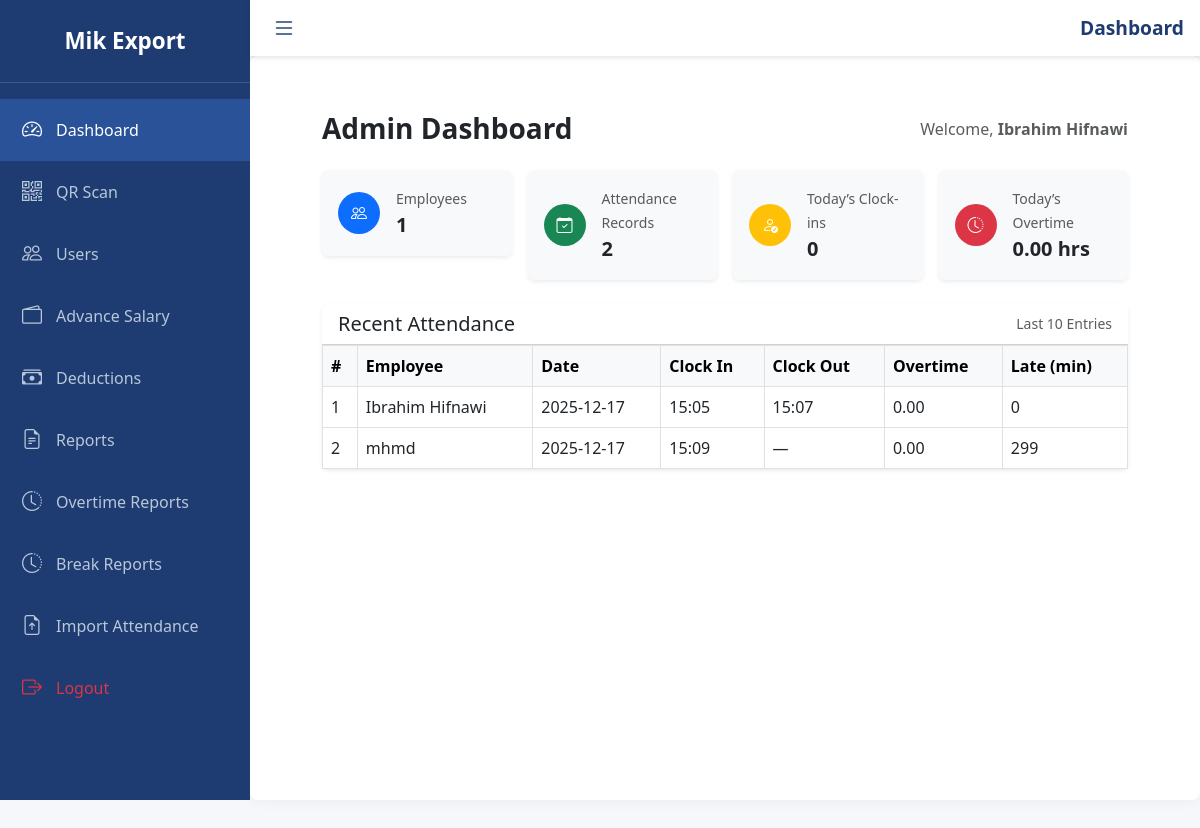
Page / (signed in) on the earlier database version.
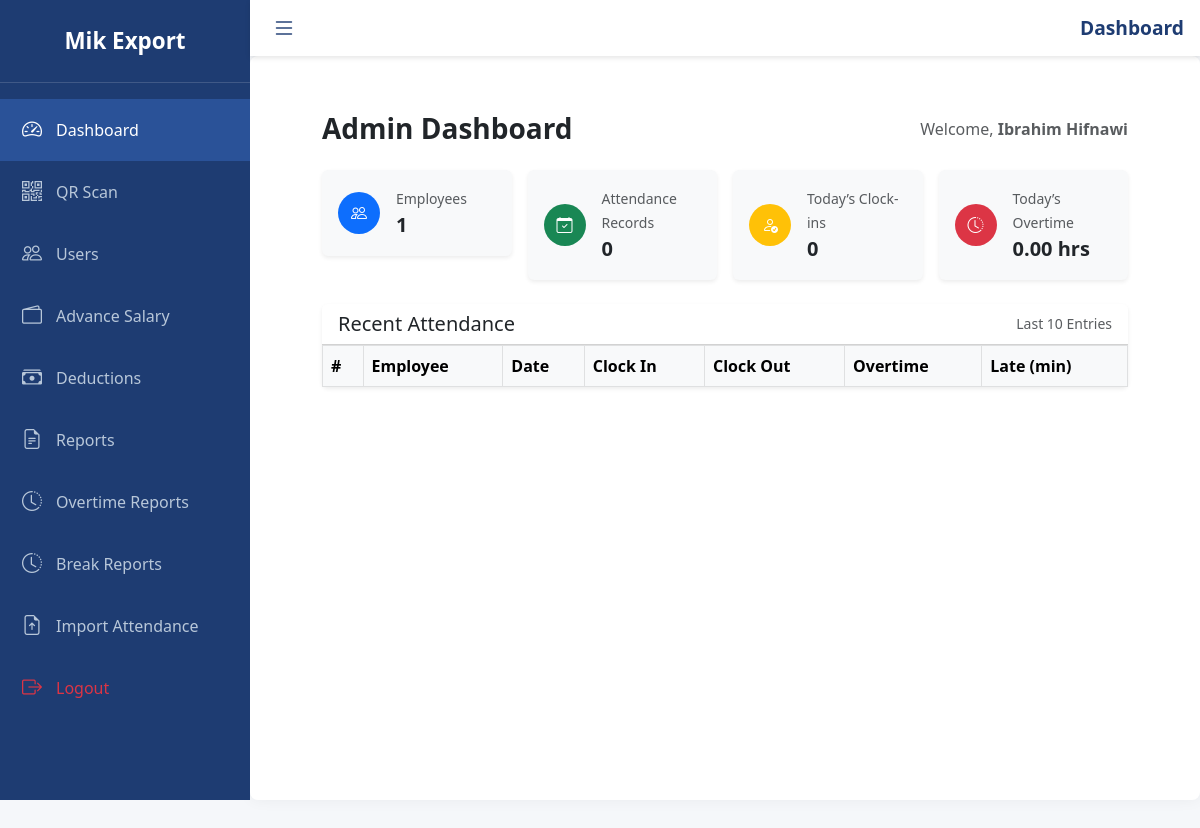
Same page on the later database version.
### attendance_app/models.py (models this page shows, shortened)
class User(UserMixin, db.Model):
    id = db.Column(db.Integer, primary_key=True)
    name = db.Column(db.String(150), nullable=False)
    username = db.Column(db.String(100), unique=True, nullable=False)
    password = db.Column(db.String(128))
    role = db.Column(db.String(20), default='employee')
    salary_per_month = db.Column(db.Float, default=0.0)
    device_id = db.Column(db.String(128), unique=True, nullable=True)
    serial_number = db.Column(db.String(255), unique=True, nullable=True)

class Attendance(db.Model):
    id = db.Column(db.Integer, primary_key=True)
    user_id = db.Column(db.Integer, db.ForeignKey('user.id'))
    date = db.Column(db.Date, nullable=False)
    clock_in = db.Column(db.Time, nullable=False)
    clock_out = db.Column(db.Time, nullable=True)
    overtime = db.Column(db.Float)
    late_minutes = db.Column(db.Integer)
    user = db.relationship('User', backref='attendances')

### attendance_app/routes.py (the view, shortened to what this page needs)
@app.route('/')
@login_required
def dashboard():
    today = date.today()
    if current_user.role == 'manager':
        total_employees = User.query.filter_by(role='employee').count()
        total_attendance = Attendance.query.count()
        today_clock_ins = Attendance.query.filter(
            cast(Attendance.date, Date) == today,
            Attendance.clock_in != None
        ).count()
        today_overtime = sum(
            (a.overtime or 0) for a in Attendance.query.filter(cast(Attendance.date, Date) == today).all()
        )
        recent_sessions = Attendance.query.order_by(Attendance.date.desc()).limit(10).all()
        return render_template(
            'admin_dashboard.html',
            total_employees=total_employees,
            total_attendance=total_attendance,
            today_clock_ins=today_clock_ins,
            today_overtime=today_overtime,
            recent_sessions=recent_sessions
        )

### attendance_app/models.py (called while the page is built)
@login_manager.user_loader
def load_user(user_id):
    return User.query.get(int(user_id))

### attendance_app/templates/admin_dashboard.html (shortened to what this page needs)
{% extends 'base.html' %}
{% block content %}
<div class="container-fluid px-4 py-4">
  <div class="d-flex justify-content-between align-items-center mb-4">
    <h3 class="fw-bold text-dark mb-0">Admin Dashboard</h3>
    <div class="text-muted">Welcome, <strong>{{ current_user.name }}</strong></div>
  </div>
  <div class="row g-3 mb-4">
    <div class="col-md-6 col-xl-3">
      <div class="card shadow-sm border-0 bg-light">
        <div class="card-body d-flex align-items-center">
          <div class="me-3">
            <div class="bg-primary text-white rounded-circle d-flex align-items-center justify-content-center" style="width: 42px; height: 42px;">
              <i class="bi bi-people"></i>
            </div>
          </div>
          <div>
            <small class="text-muted">Employees</small>
            <div class="fs-5 fw-bold">{{ total_employees }}</div>
          </div>
        </div>
      </div>
    </div>
    <div class="col-md-6 col-xl-3">
      <div class="card shadow-sm border-0 bg-light">
        <div class="card-body d-flex align-items-center">
          <div class="me-3">
            <div class="bg-success text-white rounded-circle d-flex align-items-center justify-content-center" style="width: 42px; height: 42px;">
              <i class="bi bi-calendar-check"></i>
            </div>
          </div>
          <div>
            <small class="text-muted">Attendance Records</small>
            <div class="fs-5 fw-bold">{{ total_attendance }}</div>
          </div>
        </div>
      </div>
    </div>
    <div class="col-md-6 col-xl-3">
      <div class="card shadow-sm border-0 bg-light">
        <div class="card-body d-flex align-items-center">
          <div class="me-3">
            <div class="bg-warning text-white rounded-circle d-flex align-items-center justify-content-center" style="width: 42px; height: 42px;">
              <i class="bi bi-person-check"></i>
            </div>
          </div>
          <div>
            <small class="text-muted">Today’s Clock-ins</small>
            <div class="fs-5 fw-bold">{{ today_clock_ins }}</div>
          </div>
        </div>
      </div>
    </div>
    <div class="col-md-6 col-xl-3">
      <div class="card shadow-sm border-0 bg-light">
        <div class="card-body d-flex align-items-center">
          <div class="me-3">
            <div class="bg-danger text-white rounded-circle d-flex align-items-center justify-content-center" style="width: 42px; height: 42px;">
              <i class="bi bi-clock-history"></i>
            </div>
          </div>
          <div>
            <small class="text-muted">Today’s Overtime</small>
            <div class="fs-5 fw-bold">{{ "%.2f"|format(today_overtime) }} hrs</div>
          </div>
        </div>
      </div>
    </div>
  </div>
  <div class="card border-0 shadow-sm">
    <div class="card-header bg-white d-flex justify-content-between align-items-center">
      <h5 class="mb-0">Recent Attendance</h5>
      <span class="text-muted small">Last 10 Entries</span>
    </div>
    <div class="card-body p-0">
      <div class="table-responsive">
        <table class="table table-hover table-bordered align-middle mb-0">
          <thead class="table-light">
            <tr>
              <th>#</th>
              <th>Employee</th>
              <th>Date</th>
              <th>Clock In</th>
              <th>Clock Out</th>
              <th>Overtime</th>
              <th>Late (min)</th>
            </tr>
          </thead>
          <tbody>
            {% for session in recent_sessions %}
            <tr>
              <td>{{ loop.index }}</td>
              <td>{{ session.user.name or session.user.username }}</td>
              <td>{{ session.date.strftime('%Y-%m-%d') }}</td>
              <td>{{ session.clock_in.strftime('%H:%M') if session.clock_in else '—' }}</td>
              <td>{{ session.clock_out.strftime('%H:%M') if session.clock_out else '—' }}</td>
              <td>{{ "%.2f"|format(session.overtime or 0) }}</td>
              <td>{{ session.late_minutes or 0 }}</td>
            </tr>
            {% endfor %}
          </tbody>
        </table>
      </div>
    </div>
  </div>
</div>
{% endblock %}

### attendance_app/templates/base.html (shortened to what this page needs)
<!doctype html>
<html lang="en">
<head>
  <link href="https://cdn.jsdelivr.net/npm/bootstrap@5.3.0/dist/css/bootstrap.min.css" rel="stylesheet" />
  <link href="https://cdn.jsdelivr.net/npm/bootstrap-icons@1.10.5/font/bootstrap-icons.css" rel="stylesheet" />
  <link href="https://cdn.jsdelivr.net/npm/select2@4.1.0-rc.0/dist/css/select2.min.css" rel="stylesheet" />
</head>
<body data-authenticated="{{ 'true' if current_user.is_authenticated else 'false' }}">
  {% if current_user.is_authenticated %}
  <nav id="sidebar">
    <div class="sidebar-brand text-white">Mik Export</div>
    <ul class="nav flex-column mt-3">
      <li class="nav-item">
        <a href="{{ url_for('dashboard') }}" class="nav-link {% if request.endpoint == 'dashboard' %}active{% endif %}">
          <i class="bi bi-speedometer2"></i> <span>Dashboard</span>
        </a>
      </li>
      {% if current_user.role == 'manager' %}
      <li class="nav-item">
    <a class="nav-link" href="{{ url_for('show_admin_qr') }}">
        <i class="bi bi-qr-code"></i> QR Scan
    </a>
</li>
        <li class="nav-item"><a href="{{ url_for('users') }}" class="nav-link {% if request.endpoint == 'users' %}active{% endif %}"><i class="bi bi-people"></i> <span>Users</span></a></li>
        <li class="nav-item"><a href="{{ url_for('advances') }}" class="nav-link {% if request.endpoint == 'advances' %}active{% endif %}"><i class="bi bi-wallet2"></i> <span>Advance Salary</span></a></li>
        <li class="nav-item"><a href="{{ url_for('manage_deductions') }}" class="nav-link {% if request.endpoint == 'manage_deductions' %}active{% endif %}"><i class="bi bi-cash-stack"></i> <span>Deductions</span></a></li>
        <li class="nav-item"><a href="{{ url_for('report') }}" class="nav-link {% if request.endpoint == 'report' %}active{% endif %}"><i class="bi bi-file-earmark-text"></i> <span>Reports</span></a></li>
        <li class="nav-item"><a href="{{ url_for('overtime_reports') }}" class="nav-link {% if request.endpoint == 'overtime_reports' %}active{% endif %}"><i class="bi bi-clock-history"></i> <span>Overtime Reports</span></a></li>
        <li class="nav-item"><a href="{{ url_for('break_reports') }}" class="nav-link {% if request.endpoint == 'break_reports' %}active{% endif %}"><i class="bi bi-clock-history"></i> <span>Break Reports</span></a></li>
        <li class="nav-item"><a class="nav-link {% if request.endpoint == 'import_attendance' %}active{% endif %}" href="{{ url_for('import_attendance') }}"><i class="bi bi-file-earmark-arrow-up"></i> <span>Import Attendance</span></a></li>
      {% else %}
        <li class="nav-item"><a href="{{ url_for('report') }}" class="nav-link {% if request.endpoint == 'report' %}active{% endif %}"><i class="bi bi-file-earmark-text"></i> <span>Attendance Report</span></a></li>
      {% endif %}
      <li class="nav-item mt-auto">
        <a href="{{ url_for('auth.logout') }}" class="nav-link text-danger"><i class="bi bi-box-arrow-right"></i> <span>Logout</span></a>
      </li>
    </ul>
  </nav>
  <header id="topbar">
    <button class="btn-toggle-sidebar" id="sidebarToggle"><i class="bi bi-list"></i></button>
    <div class="page-title">Dashboard</div>
  </header>
  {% endif %}
  <main id="main-content" class="{% if not current_user.is_authenticated %}mx-auto mt-5{% endif %}">
    {% block content %}{% endblock %}
  </main>
</body>
</html>

### attendance_app/templates/base.html (style rules this page uses)
body, html { height: 100%; margin: 0; font-family: 'Segoe UI', Tahoma, Geneva, Verdana, sans-serif; background-color: #f5f7fa; color: #333; }
#sidebar { height: 100vh; position: fixed; left: 0; top: 0; width: 250px; background-color: #1e3c72; color: white; transition: width 0.3s ease; overflow-y: auto; z-index: 1030; }
#sidebar .nav-link { color: #b8c7d9; font-weight: 500; padding: 1rem 1.25rem; display: flex; align-items: center; gap: 12px; transition: background-color 0.2s ease; white-space: nowrap; }
#sidebar .nav-link:hover, #sidebar .nav-link.active { background-color: #2a5298; color: #fff; }
#sidebar .nav-link i { font-size: 1.25rem; min-width: 24px; text-align: center; }
#sidebar .nav-link span { transition: opacity 0.3s ease; }
#sidebar .sidebar-brand { font-weight: 700; font-size: 1.4rem; padding: 1.5rem 1.25rem; border-bottom: 1px solid rgba(255,255,255,0.15); user-select: none; text-align: center; }
#topbar { height: 56px; background: white; padding: 0 1rem; box-shadow: 0 2px 5px rgb(0 0 0 / 0.1); position: fixed; left: 250px; right: 0; top: 0; display: flex; align-items: center; justify-content: space-between; transition: left 0.3s ease; z-index: 1040; }
#topbar .btn-toggle-sidebar { font-size: 1.5rem; color: #1e3c72; border: none; background: none; cursor: pointer; }
#topbar .page-title { font-weight: 600; font-size: 1.2rem; color: #1e3c72; }
#main-content { margin-top: 56px; margin-left: 250px; padding: 2rem 3rem; transition: margin-left 0.3s ease; min-height: calc(100vh - 56px); background: white; border-radius: 0.5rem; box-shadow: 0 0 15px rgb(0 0 0 / 0.05); }

Differences in the rows shown:
removed Attendance: user "Ibrahim Hifnawi", date "2025-12-17", clock_in "15:05", clock_out "15:07", overtime "0.00", late_minutes "0"
removed Attendance: user "mhmd", date "2025-12-17", clock_in "15:09", clock_out "—", overtime "0.00", late_minutes "299"
Other differences:
{{ total_attendance }}: "2" → "0"
